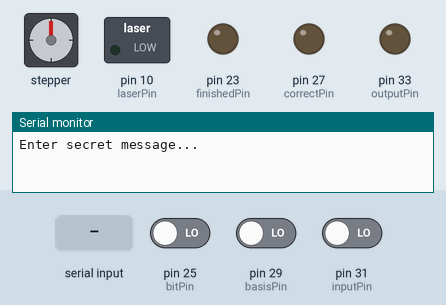
The sketch below on a simulated Arduino Mega 2560, built with avr-gcc and run on an emulated ATmega2560. Shown: stepper motor, switched loads named in the sketch (green lamp = pin HIGH), output pins drawn as LEDs (lit = HIGH), the last lines printed to the serial monitor. Dashed ring = blinking. The inputs (shaded band) are chosen by the test bench; at power-on: pin 31 (inputPin) LOW, pin 25 (bitPin) LOW, pin 29 (basisPin) LOW. Random numbers use the default seed unless the sketch sets one; stepper angles assume 200 steps per turn.

Above: at 1.2 s.
1.3 s: "1" received over Serial
At 2.7 s:
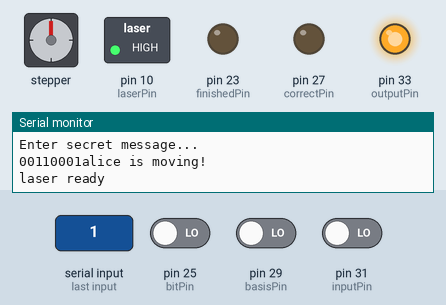
3.8 s: pin 31 (inputPin) driven HIGH
At 4.5 s:
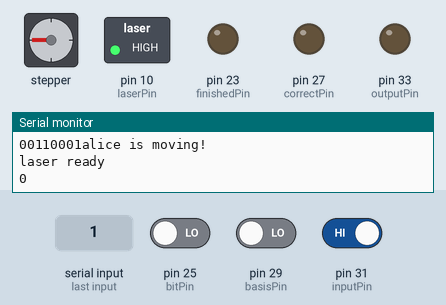
6.8 s: pin 31 (inputPin) driven LOW
At 8.1 s:
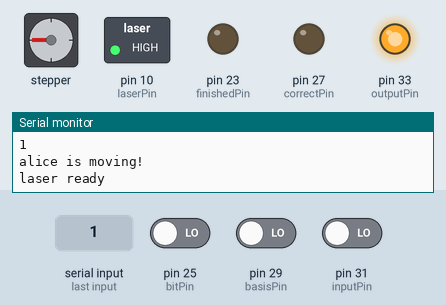
8.4 s: pin 31 (inputPin) driven HIGH
At 10.1 s:
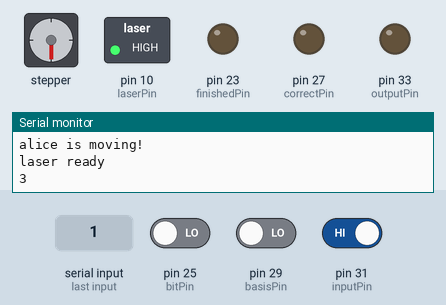
11.4 s: pin 31 (inputPin) driven LOW
At 13.1 s:
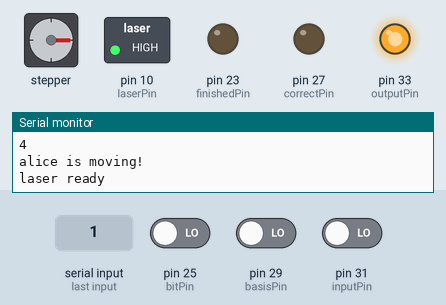
13.6 s: pin 31 (inputPin) driven HIGH
At 19.8 s:
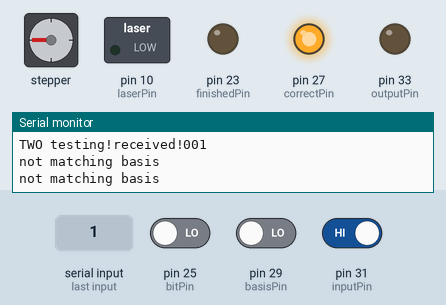
Timing chart, 0 to 20.8 s (numbered marks = the images above; inputs shaded):
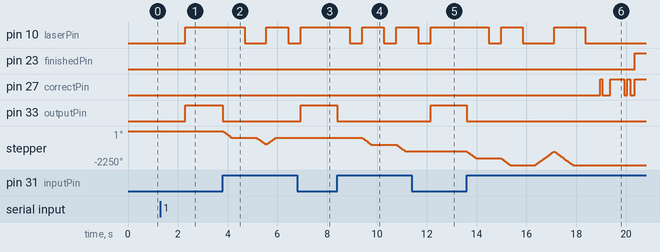

The sketch:

MEGA_Transmitter.ino
```cpp
#include <Stepper.h>

String message;
const int stepsPerRev = 200;
const int iterations = 8;

Stepper myStepper(stepsPerRev, 3, 4);
int laserPin = 10;
int outputPin = 33;
int inputPin = 31;
int basisPin = 29;
int correctPin = 27;
int bitPin = 25;
int finishedPin = 23;


void setup() {
  // put your setup code here, to run once:
  Serial.begin(9600);
  randomSeed(analogRead(A5));

  pinMode(inputPin, INPUT);
  pinMode(outputPin, OUTPUT);
  pinMode(correctPin, OUTPUT);
  pinMode(basisPin, INPUT);
  pinMode(bitPin, INPUT);
  pinMode(finishedPin, OUTPUT);

  digitalWrite(correctPin, LOW);
  digitalWrite(inputPin, LOW);
  digitalWrite(outputPin, LOW);
  digitalWrite(basisPin, LOW);
  digitalWrite(finishedPin, LOW);

  myStepper.setSpeed(200); //rpm

  pinMode(laserPin, OUTPUT);

  //generate random bases

  //printing out random basis

}
//01000011
//01010010
//010001
void send(){
  digitalWrite(outputPin, HIGH);
  digitalWrite(outputPin, LOW);
  //delay(100);
}

void loop() {
  int basis[iterations];
  int matchingBases[iterations];

  int bits[iterations];
  int key[iterations];
  int count = 0;
  int randNumber;

  //generate random bases
  for (int i = 0; i < iterations; i++){
    randNumber = random(2);
    basis[i] = randNumber;
  }
  //generate random bits
  for (int i = 0; i < iterations; i++){
    randNumber = random(2);
    bits[i] = randNumber;
  }


  Serial.println("Enter secret message...");
  while(Serial.available()==0) { // Wait for User to Input Data
  }
  message = Serial.readString();   //Read the data the user has input
  message.trim();

  //convert message into binary
  byte letters[message.length() * 8];
  int x=0;
  for(int i=0; i<message.length(); i++){
   char myChar = message.charAt(i);
    for(int i=7; i>=0; i--){
      byte bytes = bitRead(myChar,i);
      letters[x] = bytes;
      x++;
    }
 }

 for(int i = 0; i < message.length()*8; i++){
  Serial.print(letters[i]);
 }


for (int i = 0; i < iterations; i++){
  digitalWrite(laserPin, LOW);
  send();
  int turn = 250;
  if (basis[i]==0 && bits[i] == 0){ // + and 0
    turn = 0;
    myStepper.step(turn);
  }
  else if (basis[i]==0 && bits[i] == 1){ // + and 1
    turn = 250;
  }
  else if (basis[i]==1 && bits[i] == 0){ // x and 0
    turn = -250;
    myStepper.step(turn);
  }
  else { // + and 1
    turn = 250*2;
    myStepper.step(turn);
  }
  Serial.println("alice is moving!");

  digitalWrite(laserPin, HIGH);
  Serial.println("laser ready"); //alice says laser is ready

  digitalWrite(outputPin, HIGH);
  while(digitalRead(inputPin)==LOW){ //wait for bob to say done reading

  }
  digitalWrite(outputPin, LOW);
  Serial.println(i);
  myStepper.step(-turn); //reset motor
  delay(500);
  digitalWrite(laserPin, LOW);
  delay(500);


  }
  send();
  Serial.print("testings!");

  //compare basis with bob
  digitalWrite(outputPin,LOW);
  bool eve = false;
  for(int i = 0; i< iterations; i++){
    digitalWrite(outputPin,LOW);
    //digitalWrite(correctPin, LOW);
    Serial.print("TWO testing!");

    while (digitalRead(inputPin)==LOW){}

    Serial.print("received!"); //bob sent basis and bit
    Serial.print(digitalRead(basisPin));
    Serial.print(digitalRead(bitPin));

    Serial.print(basis[i]);
    Serial.println();
    delay(50);
    if ((digitalRead(basisPin) == HIGH && basis[i]== 1)|| (digitalRead(basisPin)==LOW && basis[i]==0)){
      key[count] = basis[i];  //CHANGE
      matchingBases[count] = basis[i]; //debugging purposes
      /*
      //check for eve
      if ((bits[i] == 0 && digitalRead(bitPin) == HIGH) || (bits[i]==1 && digitalRead(bitPin) == LOW)){
        eve = true;
      }
      */
      count++;
      //digitalWrite(correctPin, HIGH);
      Serial.println("matching basis");
    }
    else{
      //digitalWrite(correctPin, LOW);
      Serial.println("not matching basis");

    }
    if(basis[i]==1){
      digitalWrite(correctPin, HIGH);
    }
    else{
      digitalWrite(correctPin, LOW);
    }
    Serial.println("not matching basis");
    send();
  }
  /*
  if (eve){
    Serial.println("WARNING: Eavesdropper detected.");
  }
  */

  delay(500);
  //count = key length
  //len = number of total bytes
  int len = message.length() * 8;
  int encrypt[len];
  for (int i = 0; i < len; i++){
    if (key[i%count] == letters[i]){
      encrypt[i] = 0;
    }
    else{
      encrypt[i] = 1;
    }
  }

  for (int i = 0; i < len; i++){
    delay(60); //do not remove delay >100
    send();
    digitalWrite(outputPin,HIGH);
    if (encrypt[i]== 1){
      digitalWrite(correctPin, HIGH);
    }
    else{
      digitalWrite(correctPin, LOW);
    }
    while (digitalRead(inputPin)==LOW){}
    digitalWrite(outputPin,LOW);


  }
  digitalWrite(finishedPin, HIGH);

  /*
  for(int i = 0; i < len; i++){
    if(encypt[i] == 1){
      digitalWrite(correctPin, HIGH);
    }
    else{
      digitalWrite(correctPin, LOW);
    }
  }

  for(int i = 0; i < 8; i++){
    //send len into binary form

  }
  //send len value
  */
  //debugging

  Serial.println();
  Serial.println("original bases");
  for (int i = 0; i < iterations; i++){
    Serial.print(basis[i]);
  }
  Serial.println();
  Serial.println("key");
  for (int i = 0; i < count; i++){
    Serial.print(key[i]);
  }
  Serial.println("matching bases");
  for (int i = 0; i < count; i++){
    Serial.print(matchingBases[i]);
  }
  Serial.println("before encryption");
  for (int i = 0; i < len; i++){
    Serial.print(letters[i]);
  }
  Serial.println();
  Serial.println("encryption");
  for (int i = 0; i < len; i++){
    Serial.print(encrypt[i]);
  }


  //resetFunc();
  /*
  0110101101101011
  11110111101111011110
  1001110011010110
  1001110011010110
  */
  //send encrypted message to Bob
}
```

Measured:
- after the input at 1.3 s, pin 10 (laserPin), pin 33 (outputPin): LOW → HIGH after 1.0 s
- after the input at 3.8 s, pin 10 (laserPin): HIGH → LOW after 0.88 s, → HIGH 0.88 s later, → LOW 0.88 s later; pin 33 (outputPin): HIGH → LOW at once; stepper: turns 450° counter-clockwise in 0.37 s, then 422° counter-clockwise in 0.33 s, then 422° clockwise in 0.38 s
- after the input at 6.8 s, pin 33 (outputPin): LOW → HIGH after 0.14 s
- after the input at 8.4 s, pin 10 (laserPin): alternates HIGH for 0.88 s and LOW for 0.50 s, starting after 0.50 s; pin 33 (outputPin): HIGH → LOW at once; stepper: turns 450° counter-clockwise in 0.38 s, then 450° counter-clockwise in 0.38 s
- after the input at 11.4 s, pin 33 (outputPin): LOW → HIGH after 0.76 s
- after the input at 13.6 s, pin 10 (laserPin): goes LOW 0.50 s, HIGH 0.88 s, LOW 1.3 s, HIGH 1.3 s, then LOW, starting after 0.88 s; pin 23 (finishedPin): LOW → HIGH after 6.7 s
